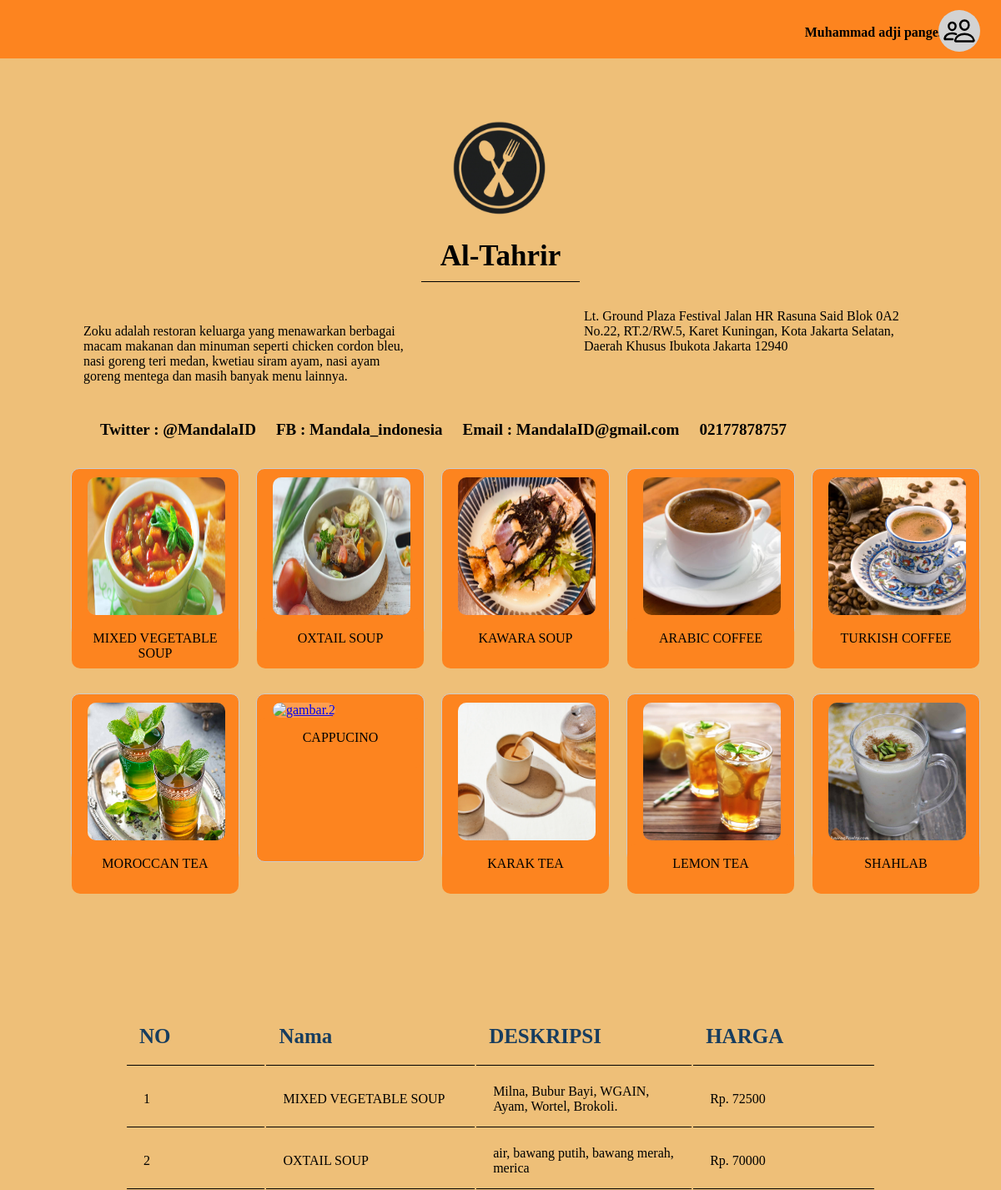
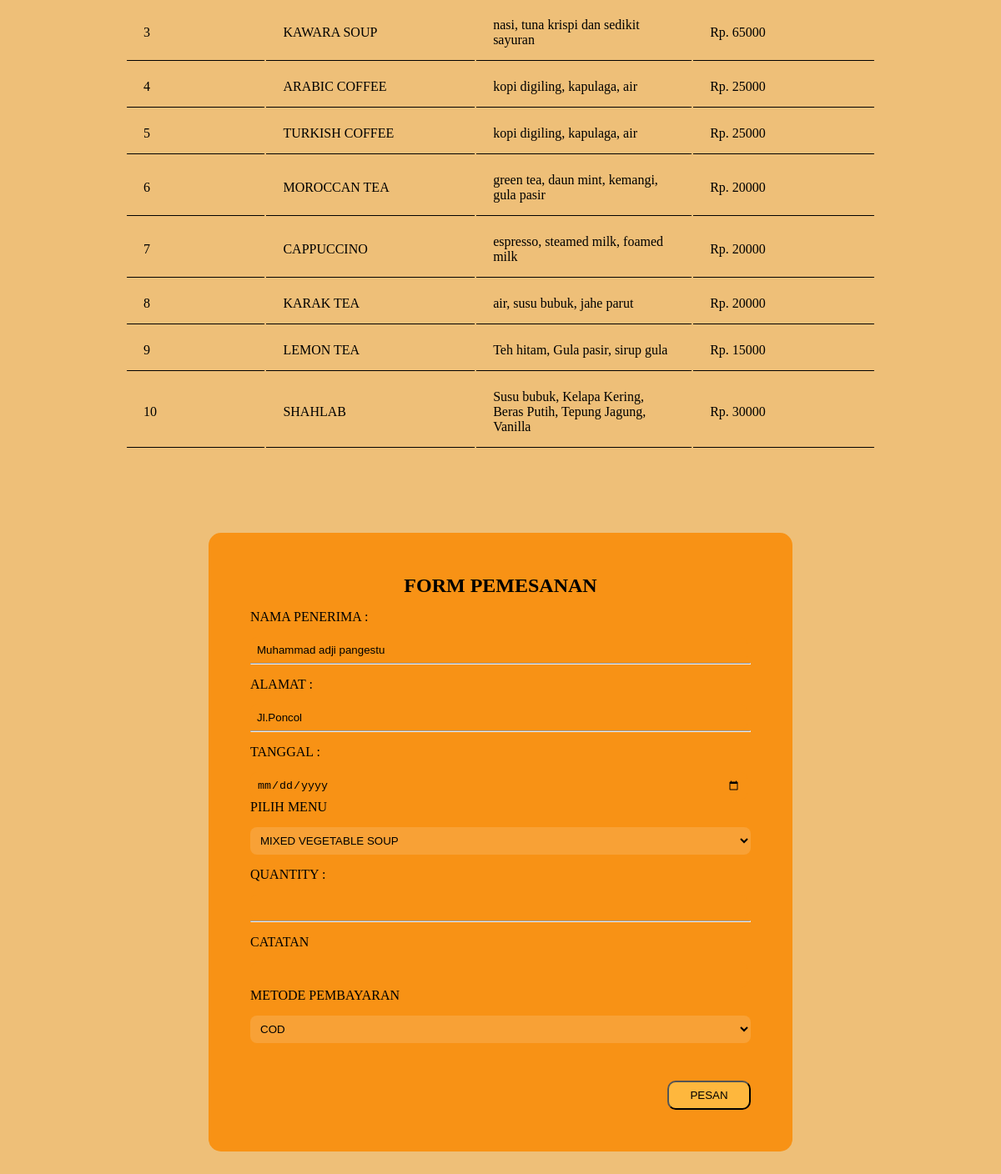
The app's page /mresto/altahrir.php with its own data (2 pictures, top to bottom).
### tables this page shows
CREATE TABLE `userprofile` (
  `ID` int(50) NOT NULL,
  `NAMA` varchar(100) NOT NULL,
  `ALAMAT` varchar(200) NOT NULL,
  `EMAIL` varchar(50) NOT NULL,
  `NOTELFON` varchar(50) NOT NULL,
  `GENDER` varchar(50) NOT NULL
);

CREATE TABLE `presto` (
  `ID` int(50) NOT NULL,
  `NAMA` varchar(255) NOT NULL,
  `ALAMAT` varchar(255) NOT NULL,
  `NOTELFON` varchar(50) NOT NULL,
  `KATEGORI` varchar(50) NOT NULL
);

CREATE TABLE `altahrir` (
  `ID` int(50) NOT NULL,
  `NAMA` varchar(255) NOT NULL,
  `DESKRIPSI` varchar(255) NOT NULL,
  `HARGA` int(50) NOT NULL
);

### config.php (called while the page is built, shortened)
<?php
	$server = "localhost";
	$user = "root";
	$password = "";
	$nama_database = "bifood";
	$db = mysqli_connect($server, $user, $password, $nama_database);
		$test=mysqli_query($db, "SELECT * FROM userprofile ORDER BY ID DESC LIMIT 1");
		$altahrir1 = mysqli_query($db, "SELECT * FROM altahrir WHERE ID = 1");

### admin/config.php (called while the page is built, shortened)
<?php
	$server = "localhost";
	$user = "root";
	$password = "";
	$nama_database = "bifood";
	$db = mysqli_connect($server, $user, $password, $nama_database);
		$test12 = mysqli_query($db, "SELECT * FROM presto WHERE ID = 12");
?>

### mresto/altahrir.php (the view, shortened to what this page needs)
<!DOCTYPE html>
<html lang="en">
<head>
    <link rel="stylesheet" type="text/css" href="../css/home.css">
    <link rel="stylesheet" type="text/css" href="../css/uprofile.css">
    <link rel="stylesheet" type="text/css" href="../css/mresto.css">
    <link rel="stylesheet" type="text/css" href="../css/menuprof.css">
    <link rel="stylesheet" type="text/css" href="../css/gallery.css">
</head>
<body>
<header>
        <div class="prof">
            <ul>
                <li>
                    <h4 class="uy">
                    <?php
                    include("../config.php");
                    while($userprofile = mysqli_fetch_array($test)){
                        echo "$userprofile[1]";
                    }
                    ?>
                    </h4>
                    <p><ion-icon name="people-outline"></ion-icon></p>
                </li>
            </ul>
        </div>
    </header>
    <div class="container">
        <div class="gambar">
            <img src="../img/gastronomilogo.png">
            <h2>
            <?php
                    include("../admin/config.php");
                    while($presto = mysqli_fetch_array($test12)){
                        echo "$presto[1]";
                    }
                ?>
            </h2>
        </div>
        <div class="konten">
            <p class="tu">Zoku adalah restoran keluarga yang menawarkan berbagai macam makanan dan minuman seperti chicken cordon bleu, nasi goreng teri medan, kwetiau siram ayam, nasi ayam goreng mentega dan masih banyak menu lainnya.</p>
            <p class="to">
                <?php
                    include("../admin/config.php");
                    while($presto = mysqli_fetch_array($test12)){
                        echo "$presto[2]";
                    }
                ?>
            </p>
        </div>
        <div class="kontak">
            <ul>
                <li>Twitter : @MandalaID</li>
                <li>FB : Mandala_indonesia</li>
                <li>Email : MandalaID@gmail.com</li>
                <li>
                <?php
                    include("../admin/config.php");
                    while($presto = mysqli_fetch_array($test12)){
                        echo "$presto[3]";
                    }
                ?>
                </li>
            </ul>
        </div>
    </div>
    <div class="foto">
    <div class="gallery">
            <a target="_blank" href="../img/altahrir/satu.png">
                <img src="../img/altahrir/satu.png" alt="gambar.1" width="600" height="400">
            </a>
            <div class="desc">MIXED VEGETABLE SOUP</div>
        </div>
        <div class="gallery">
            <a target="_blank" href="../img/altahrir/dua.png">
                <img src="../img/altahrir/dua.png" alt="gambar.2" width="600" height="400">
            </a>
            <div class="desc">OXTAIL SOUP</div>
        </div>
        <div class="gallery">
            <a target="_blank" href="../img/altahrir/tiga.png">
            <img src="../img/altahrir/tiga.png" alt="gambar.3" width="600" height="400">
            </a>
            <div class="desc">KAWARA SOUP</div>
        </div>
        <div class="gallery">
            <a target="_blank" href="../img/altahrir/empat.png">
                <img src="../img/altahrir/empat.png" alt="gambar.4" width="600" height="400">
            </a>
            <div class="desc">ARABIC COFFEE</div>
        </div>
        <div class="gallery">
            <a target="_blank" href="../img/altahrir/lima.png">
                <img src="../img/altahrir/lima.png" alt="gambar.4" width="600" height="400">
            </a>
            <div class="desc">TURKISH COFFEE</div>
        </div>
    </div>
    <div class="foto2">
    <div class="gallery">
            <a target="_blank" href="../img/altahrir/enam.png">
                <img src="../img/altahrir/enam.png" alt="gambar.1" width="600" height="400">
            </a>
            <div class="desc">MOROCCAN TEA</div>
        </div>
        <div class="gallery">
            <a target="_blank" href="../img/altahrir/tujuh.png">
                <img src="../img/altahrir/tujuh.png" alt="gambar.2" width="600" height="400">
            </a>
            <div class="desc">CAPPUCINO</div>
        </div>
        <div class="gallery">
            <a target="_blank" href="../img/altahrir/delapan.png">
            <img src="../img/altahrir/delapan.png" alt="gambar.3" width="600" height="400">
            </a>
            <div class="desc">KARAK TEA</div>
        </div>
        <div class="gallery">
            <a target="_blank" href="../img/altahrir/sembilan.png">
                <img src="../img/altahrir/sembilan.png" alt="gambar.4" width="600" height="400">
            </a>
            <div class="desc">LEMON TEA</div>
        </div>
        <div class="gallery">
            <a target="_blank" href="../img/altahrir/sepuluh.png">
                <img src="../img/altahrir/sepuluh.png" alt="gambar.4" width="600" height="400">
            </a>
            <div class="desc">SHAHLAB</div>
        </div>
    </div>
    <div class="menuc">
    <table>
		<thead>
			<tr>
				<th>NO</th>
				<th>Nama</th>
				<th>DESKRIPSI</th>
				<th>HARGA</th>
			</tr>
		</thead>
		<tbody>
        <?php
            $sql = "SELECT * FROM altahrir";
            $query = mysqli_query($db, $sql);
            while($altahrir = mysqli_fetch_array($query)){
            echo "<tr>";
            echo "<td>".$altahrir['ID']."</td>";
            echo "<td>".$altahrir['NAMA']."</td>";
            echo "<td>".$altahrir['DESKRIPSI']."</td>";
            echo "<td> Rp. ".$altahrir['HARGA']."</td>";
            echo "</tr>";
            }
        ?>
		</tbody>
	</table>
    </div>
    <div class="pemesanan">
        <h2>FORM PEMESANAN</h2>
        <form action="proses-tambah11.php" method="post">
            <label for="NAMA">NAMA PENERIMA : </label><br>
            <input class="men" type="text" name="NAMA" value="<?php
                    include("../config.php");
                    while($userprofile = mysqli_fetch_array($test)){
                        echo "$userprofile[1]";
                    }
                ?>"><hr>
            <label for="ALAMAT">ALAMAT : </label><br>
            <input class="men" type="text" name="ALAMAT" value="<?php
                    include("../config.php");
                    while($userprofile = mysqli_fetch_array($test)){
                        echo "$userprofile[2]";
                    }
                ?>"><hr>
            <label>TANGGAL :</label>
            <input class="men" type="date" name="TANGGAL">
            <label>PILIH MENU</label><br>
            <select class="man" name="menu1">
                <option name="menu1" value="<?php
                    include("../config.php");
                    while($altahrir = mysqli_fetch_array($altahrir1)){
                        echo "$altahrir[1]";
                    }
                ?>"><?php
                include("../config.php");
                while($altahrir = mysqli_fetch_array($altahrir1)){
                    echo "$altahrir[1]";
                }
            ?></option>
            <option name="menu1" value="<?php
                    include("../config.php");
                ?>"><?php
                include("../config.php");
            ?></option>
            <option name="menu1" value="<?php
                    include("../config.php");
                ?>"><?php
                include("../config.php");
            ?></option>
            <option name="menu1" value="<?php
                    include("../config.php");
                ?>"><?php
                include("../config.php");
            ?></option>
            <option name="menu1" value="<?php
                    include("../config.php");
                ?>"><?php
                include("../config.php");
            ?></option>
            <option name="menu1" value="<?php
                    include("../config.php");
                ?>"><?php
                include("../config.php");
            ?></option>
            <option name="menu1" value="<?php
                    include("../config.php");
                ?>"><?php
                include("../config.php");
            ?></option>
            <option name="menu1" value="<?php
                    include("../config.php");
                ?>"><?php
                include("../config.php");
            ?></option>
            <option name="menu1" value="<?php
                    include("../config.php");
                ?>"><?php
                include("../config.php");
            ?></option>
            <option name="menu1" value="<?php
                    include("../config.php");
                ?>"><?php
                include("../config.php");
            ?></option>
            </select><br>
            <label>QUANTITY :</label><br>
            <input class="men" type="number" name="jmenu1">
            <hr>
            <label>CATATAN</label>
            <input class="men" type="text" name="CATATAN">
            <label>METODE PEMBAYARAN</label><br>
            <select class="man" name="metbay">
                <option class="op" value="COD" name="metbay">COD</option>
            </select>
            <br>
            <a href="test.php"><input type="submit" value="PESAN" name="daftar"></a>
        </form>
    </div>
</body>
</html>

### css/home.css (style rules this page uses)
* { margin: 0; padding: 0; }
html { scroll-behavior: smooth; }
body { background-color: #EEBF78; }
header { width: 100%; height: 50px; background-color: #FD841F; text-align: center; padding-top: 10px; padding-bottom: 10px; }
.prof ul li { display: inline-block; cursor: pointer; }
.prof p ion-icon { font-size: 40px; margin-left: 100px; margin-top: -60px; padding: 5px; border-radius: 50%; -webkit-border-radius: 50%; -moz-border-radius: 50%; -ms-border-radius: 50%; -o-border-radius: 50%; background-color: lightgrey; }
.prof { margin-left: 1000px; margin-top: -25px; }
.uy { margin-left: -90px; }
.gambar { width: 450px; margin-left: 780px; margin-top: -320px; }
.gambar img { width: 380px; }

### css/uprofile.css (style rules this page uses)
* { margin: 0; padding: 0; }
.prof { margin-top: 20px; }

### css/mresto.css (style rules this page uses)
* { margin: 0; padding: 0; }
.container { margin-top: 370px; width: 100%; }
.gambar { margin-left: auto; margin-right: auto; text-align: center; }
.gambar img { width: 170px; }
.gambar h2 { border-bottom: 1px solid #000; padding-bottom: 10px; width: 190px; margin-left: auto; margin-right: auto; font-size: 35px; }
.konten { width: 1000px; margin-left: auto; margin-right: auto; margin-top: 50px; font-family: tahoma; }
.tu { width: 400px; }
.to { width: 400px; margin-left: 600px; margin-top: -90px; }
.kontak { margin-top: 80px; width: 1000px; margin-left: auto; margin-right: auto; }
.kontak ul li { list-style-type: none; display: inline-block; margin-left: 20px; font-family: tahoma; font-size: 19px; font-weight: bold; }
thead th { border-bottom: 1px solid #000; padding-bottom: 20px; }
.menuc { margin-top: 700px; padding-bottom: 100px; }
.pemesanan { width: 600px; margin-left: auto; margin-right: auto; padding: 50px 50px; background-color: rgb(248, 146, 21); border-radius: 15px; -webkit-border-radius: 15px; -moz-border-radius: 15px; -ms-border-radius: 15px; -o-border-radius: 15px; margin-bottom: 50px; }
.pemesanan h2 { text-align: center; padding-bottom: 15px; }
.men { width: 580px; padding: 8px 8px; border-radius: 8px; -webkit-border-radius: 8px; -moz-border-radius: 8px; -ms-border-radius: 8px; -o-border-radius: 8px; margin-top: 15px; background-color: rgb(248, 146, 21); border: none; }
hr { margin-bottom: 15px; }
.man { width: 600px; padding: 8px 8px; border-radius: 8px; -webkit-border-radius: 8px; -moz-border-radius: 8px; -ms-border-radius: 8px; -o-border-radius: 8px; margin-top: 15px; margin-bottom: 15px; background-color: rgb(248, 161, 54); border: none; }
a input { width: 100px; height: 35px; margin-top: 30px; margin-left: 500px; border-radius: 10px; -webkit-border-radius: 10px; -moz-border-radius: 10px; -ms-border-radius: 10px; -o-border-radius: 10px; cursor: pointer; background-color: rgb(254, 183, 61); }

### css/menuprof.css (style rules this page uses)
table { margin-top: 20px; width: 900px; margin-left: auto; margin-right: auto; }
thead th { font-weight: bold; font-size: 25px; text-align: left; padding-left: 15px; color: rgb(23, 61, 95); }
tbody td { border-bottom: 1px solid #000; padding: 20px 20px; padding-bottom: 15px; width: 9000px; }

### css/gallery.css (style rules this page uses)
.foto { margin-left: 70px; margin-top: 30px; }
.foto2 { margin-top: 300px; margin-left: 70px; }
.gallery { margin: 5px; border: 1px solid #ccc; float: left; width: 180px; margin-left: 15px; width: 200px; height: 200px; background-color: #FD841F; border-radius: 10px; -webkit-border-radius: 10px; -moz-border-radius: 10px; -ms-border-radius: 10px; -o-border-radius: 10px; }
.gallery img { width: 165px; height: 165px; margin-left: 19px; margin-top: 10px; background-color: #fe9e4f; border-radius: 10px; -webkit-border-radius: 10px; -moz-border-radius: 10px; -ms-border-radius: 10px; -o-border-radius: 10px; }
.desc { padding: 15px; text-align: center; background-color: #FD841F; height: 30px; border-radius: 10px; -webkit-border-radius: 10px; -moz-border-radius: 10px; -ms-border-radius: 10px; -o-border-radius: 10px; }

### records on screen
userprofile: NAMA "Muhammad adji pangestu", ALAMAT "Jl.Poncol"
presto: NAMA "Al-Tahrir", ALAMAT "Lt. Ground Plaza Festival Jalan HR Rasuna Said Blok 0A2 No.22, RT.2/RW.5, Karet Kuningan, Kota Jakarta Selatan, Daerah Khusus Ibukota Jakarta 12940", NOTELFON "02177878757"
altahrir: ID "1", NAMA "MIXED VEGETABLE SOUP", DESKRIPSI "Milna, Bubur Bayi, WGAIN, Ayam, Wortel, Brokoli.", HARGA "72500", menu1 "MIXED VEGETABLE SOUP"
altahrir: ID "2", NAMA "OXTAIL SOUP", DESKRIPSI "air, bawang putih, bawang merah, merica", HARGA "70000"
altahrir: ID "3", NAMA "KAWARA SOUP", DESKRIPSI "nasi, tuna krispi dan sedikit sayuran", HARGA "65000"
altahrir: ID "4", NAMA "ARABIC COFFEE", DESKRIPSI "kopi digiling, kapulaga, air", HARGA "25000"
altahrir: ID "5", NAMA "TURKISH COFFEE", DESKRIPSI "kopi digiling, kapulaga, air", HARGA "25000"
altahrir: ID "6", NAMA "MOROCCAN TEA", DESKRIPSI "green tea, daun mint, kemangi, gula pasir", HARGA "20000"
altahrir: ID "7", NAMA "CAPPUCCINO", DESKRIPSI "espresso, steamed milk, foamed milk", HARGA "20000"
altahrir: ID "8", NAMA "KARAK TEA", DESKRIPSI "air, susu bubuk, jahe parut", HARGA "20000"
altahrir: ID "9", NAMA "LEMON TEA", DESKRIPSI "Teh hitam, Gula pasir, sirup gula", HARGA "15000"
altahrir: ID "10", NAMA "SHAHLAB", DESKRIPSI "Susu bubuk, Kelapa Kering, Beras Putih, Tepung Jagung, Vanilla", HARGA "30000"
